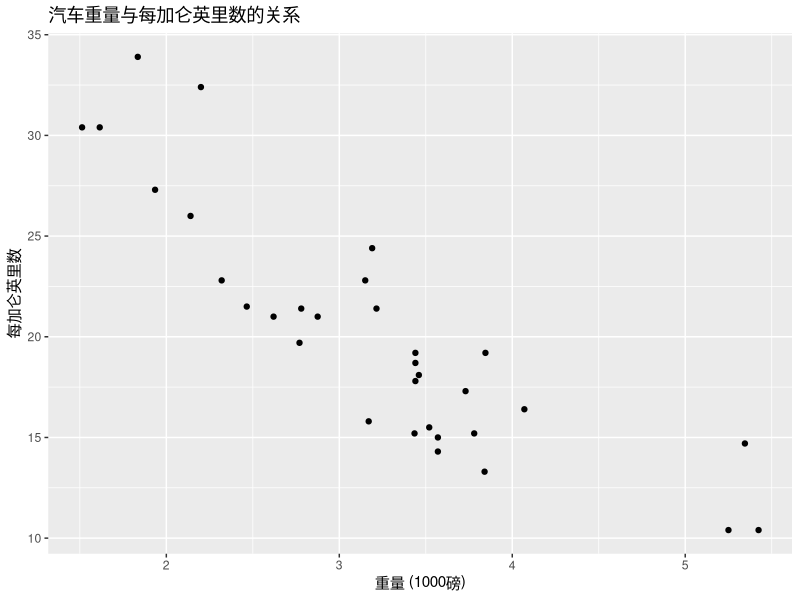

Write R code to recreate this figure.
## ---- chunk 1
library(knitr)
library(ggplot2)
## ---- chunk 2
data(mtcars)
p <- ggplot(mtcars, aes(x = wt, y = mpg)) +
  geom_point() +
  labs(title = "汽车重量与每加仑英里数的关系",
       x = "重量 (1000磅)",
       y = "每加仑英里数")
print(p)
## ---- chunk 3
kable(head(mtcars), caption = "汽车数据集的前六行")
